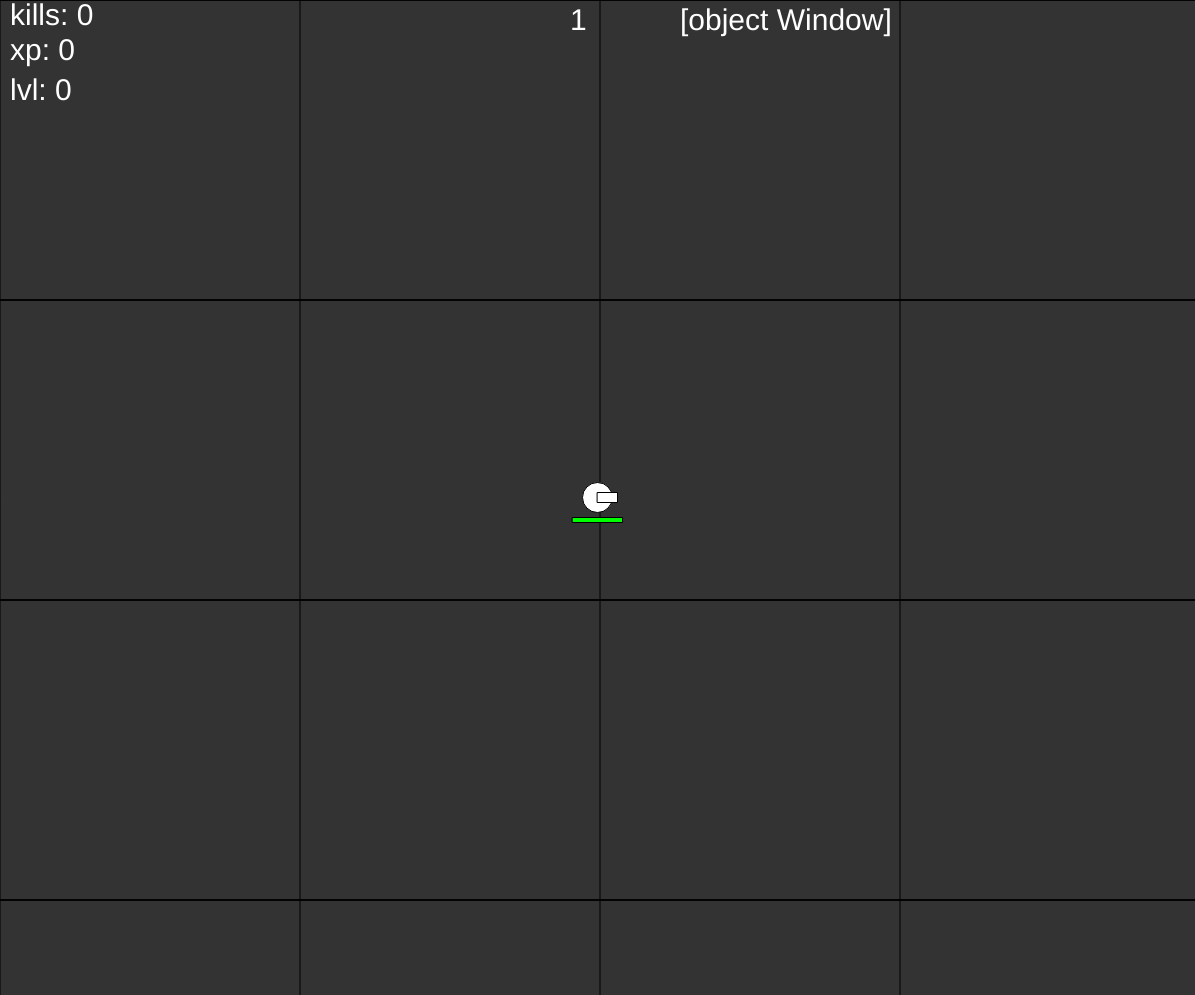
Frame 1 (no input)
Frame 60 (no input): identical to frame 1, image omitted
Frame 120 (the mouse pressed at the canvas centre since frame 60): identical to frame 1, image omitted

The p5.js sketch that drew this single still picture (run headless with seeded random() and noise() and a simulated clock; from frame 60 on, the mouse is pressed at the canvas centre):

// p5.js sketch
// ── sketch.js
function setup() {
	canvas = createCanvas(windowWidth-5,windowHeight-5);
	

	player1 = new Player();
	mousePress = false

	enemy = new Enemy(false);
	enemy.spawn(1);


	trail = new Trail();
	grid = new Grid(300,300);
	particle = new Particle();
	eventHandler = new EvenHandler();

	//console.log(particle)

	deathScreenVal = 0;
	frameRateInterval = 0;
}



function draw() {
	//frameRate(20)


	background(51);
	grid.draw();
	
	//trail.draw();


	if (player1.health > 0) {
		//trail.update(player1.vel);
		eventHandler.update();

	} else {

		//Deathscreen
		if (deathScreenVal < 200) {
			deathScreenVal++;
		}
		push();
		fill(255, 0, 0, deathScreenVal);
		rect(0, 0, width, height);

		fill(255, 255, 255, deathScreenVal);
		textSize(60)
		textAlign(CENTER)
		text("You died", width/2, height/2)
		pop();
	}


	//Removing projectiles when they exceed the travel dist
	for (i = 0; i < player1.projectiles.length; i++) {
		player1.projectiles[i].update();
		if (player1.projectiles[i].currTravelDist > player1.projectiles[i].travelDist) {
			player1.projectiles.splice(i, 1);
		}
	}
	
	player1.update(player1.projectileAngle);

	//particle.particlesArr.update();


	



	push();
	fill(255);
	textSize(30)
	if (frameRateInterval > 10) {
		frames = frameRate().toFixed(1)
		frameRateInterval = 0;
	} else {
		frameRateInterval++
	}
	text(frames, 680, 30)

	text(enemy.enemies.length, 570, 30)
	pop();



	//Delete enemies from arr if there are too many
	if (enemy.enemies.length > 300) {
		for (i = 300; i < enemy.enemies.length; i++) {
			enemy.enemies.splice(i, 1);
		}
	}


	//Big loop
	for (i = 0; i < maxRender; i++) {

		currentEnemy = enemy.enemies[i];

		if (currentEnemy == null) {
			break;
		}
		if (player1.isAlive) {
			currentEnemy.update();
		}

		for (j = 0; j < enemy.enemies.length; j++) {
			if (enemy.enemies[j] == null) {
				break;
			}
			//Check if the distance between objects is enough to check the collision
			if (dist( currentEnemy.pos.x, currentEnemy.pos.y, enemy.enemies[j].pos.x, enemy.enemies[j].pos.y) < currentEnemy.side*2 + 200 ) {

				if (i != j && CollisionDetectionSquares(currentEnemy, enemy.enemies[j], true)) {
					currentEnemy.pushAway(enemy.enemies[j]);
					enemy.enemies[j].pushAway(currentEnemy);
				}
			}
		}
		if (player1.isAlive) {
			//Check if the distance between objects is enough to check the collision
			if (dist( currentEnemy.pos.x, currentEnemy.pos.y, player1.pos.x, player1.pos.y ) < player1.side + currentEnemy.side + 50 ) {
				if ( CollisionDetectionSquares(currentEnemy, player1, false) ) {
					currentEnemy.pushAway(player1);
					if (currentEnemy.isHitCharged()) {
						push();
						fill(255, 0, 0, 70);
						rect(0, 0, width, height);
						pop();
						player1.takeDamage(currentEnemy.damage)
						currentEnemy.hitInterval = 0;
					}
				}
			}
		}
			


		//Collision between projectiles and enemies
		for (k = 0; k < player1.projectiles.length; k++) {
			if (enemy.enemies.length > 0 && player1.projectiles.length > 0) {
				if (CollisionDetectionSquares(enemy.enemies[i], player1.projectiles[k], false)) {

					//If the currenct piercing object is the same, dont deal any damage
					if (enemy.enemies[i].lastPiercingObject != player1.projectiles[k].uid) {

						
						enemy.enemies[i].takeDamage(player1.damage);
						player1.projectiles[k].piercingForce -= enemy.enemies[i].armor;
						
						//Enemy death
						if (enemy.enemies[i].health <= 0) {
							player1.kills++;
							player1.xp += enemy.enemies[i].xpDrop;


							particle.spawn(15, enemy.enemies[i], player1.projectiles[k].destination);


							//console.log("Killed enemy XP:", enemy.enemies[i].xpDrop)
							enemy.enemies.splice(i, 1);
						} else {
							enemy.enemies[i].lastPiercingObject = player1.projectiles[k].uid;
						}
						
						//Projectile death
						if (player1.projectiles[k].piercingForce <= 0) {
							player1.projectiles.splice(k, 1);
						}
					}
				}
			}
		}
		
		// if (particle.particlesArr.length > 0 && i < particle.particlesArr.length) {
		// 	//drawing particles
		// 	particle.particlesArr[i].update();

			
		// 	if (particle.particlesArr[i].opacity < 0) {
		// 		particle.particlesArr.splice(i, 1);
		// 	}
		// }
	}
	if (particle.particlesArr.length > 0) {
		particle.update();
	}

	//drawing particles
	//for (u = 0; u < particle.particlesArr.length; u++) {

		//particle.particlesArr[u].update();
		
		
		//if (particle.particlesArr[u].opacity < 1) {
		//	particle.particlesArr.splice(u, 1);
		//}
	//}
}

// ── collisionDetectionSquares.js
function CollisionDetectionSquares(obj1, obj2, offset) {

	if (obj1 != null && obj2 != null) {
		if (obj2.klass != "circle") {
			obj1Middle = createVector(obj1.pos.x + obj1.side/2, obj1.pos.y + obj1.side/2);
			obj2Middle = createVector(obj2.pos.x + obj2.side/2, obj2.pos.y + obj2.side/2);
		} else {
			obj1Middle = createVector(obj1.pos.x + obj1.side/2, obj1.pos.y + obj1.side/2);
			obj2Middle = createVector(obj2.pos.x, obj2.pos.y);
		}
		deltaY = Math.abs((obj2Middle.y - obj1Middle.y));
		deltaX = Math.abs((obj2Middle.x - obj1Middle.x));


		// this.update = function() {

		// 	if (obj2.klass != "circle") {
		// 		obj1Middle = createVector(obj1.pos.x + obj1.side/2, obj1.pos.y + obj1.side/2);
		// 		obj2Middle = createVector(obj2.pos.x + obj2.side/2, obj2.pos.y + obj2.side/2);
		// 	} else {
		// 		obj1Middle = createVector(obj1.pos.x, obj1.pos.y);
		// 		obj2Middle = createVector(obj2.pos.x, obj2.pos.y);
		// 	}

		// 	deltaY = Math.abs((obj2Middle.y - obj1Middle.y));
		//  	deltaX = Math.abs((obj2Middle.x - obj1Middle.x));
		//  	if (deltaY < 1 && deltaX < 1) {
		// 		deltaY = 1;
		// 		deltaX = 1;
		// 	}

		// 	trueDeltaY = obj2Middle.y - obj1Middle.y
		// 	trueDeltaX = obj2Middle.x - obj1Middle.x

		// }



		//	THIS FUNCTION CALCULATES THE MOVING RECTS "IN BOX LINE" AND MULTIPLIES IT BY 2, NEED TO CALCULATE THE OTHER BOXE'S "IN BOX LINE"

		//line(obj1Middle.x, obj1Middle.y, obj2Middle.x, obj2Middle.y);

		vectorLine = obj2Middle.sub(obj1Middle);
		if (deltaX < obj1.side/2 + obj2.side/2 || deltaY > obj1.side/2 + obj2.side/2) {
			vectorLineAngle = degrees(atan(deltaX/deltaY))
		} else {
			vectorLineAngle = degrees(atan(deltaY/deltaX));
		}


		//Converting to angleMode DEGREES so the cos() function can handle the cosine of the angle calculation
		angleMode(DEGREES);
		vectorLineInBoxLengthObj1 = ( (obj1.side/2) / cos(vectorLineAngle) );
		vectorLineInBoxLengthObj2 = ( (obj2.side/2) / cos(vectorLineAngle) );
		//Converting back to angleMode RADIANS so it doesn't mess up other calculations
		angleMode(RADIANS);


		//hypotenuse formula:
		vectorLineLength = sqrt(sq (Math.abs(vectorLine.x)) + sq (Math.abs(vectorLine.y)));


		if (offset) {
			offset = obj1.side/2 *0.2;
		} else {
			offset = 0;
		}
		//Calculating the collision with trigonometry:
		if (vectorLineLength < vectorLineInBoxLengthObj1 + offset + vectorLineInBoxLengthObj2 + offset) {
			return true;
		} else {
			return false;
		}
	}
}
// ── config.js
//PLAYER
    //PLAYER MOVEMENT
    playerMvmSpeed = 0.40;
    playerMvmSpeedLimit = 4;
    playerRotateSpeed = 0.05;

    playerControlls = {shooting: "keyboard", rotating: "keyboard"};

    //PLAYER WEAPONS
    playerWeaponType1 = {name: "pistol", klass: 'rectangle', shootingSpeed: 40, damage: 5, projectilePiercingForce: 1, projectileVelocity: 20, projectileAmount: 1,
                        projectileTravelDist: 1100, accuracy: 100, rapidFire: true, projectileHeight: 15, projectileWidth: 10, projectileColor: [255, 209, 0], outline: false};

    playerWeaponType2 = {name: "shotgun", klass: 'rectangle', shootingSpeed: 20, damage: 5, projectilePiercingForce: 2, projectileVelocity: 25, projectileAmount: 5,
                        projectileTravelDist: 800, accuracy: 100, rapidFire: false, projectileHeight: 15, projectileWidth: 10, projectileColor: [255, 209, 0], outline: false};


    playerWeaponType3 = {name: "ray of doom", klass: 'rectangle', shootingSpeed: 60, damage: 10, projectilePiercingForce: 100, projectileVelocity: 60, projectileAmount: 1,
                        projectileTravelDist: 2000, accuracy: 100, rapidFire: false, projectileHeight: 70, projectileWidth: 10, projectileColor: [0, 161, 255], outline: false};


    playerWeaponsArr = [playerWeaponType1, playerWeaponType2, playerWeaponType3];
    playerCurrWeapon = 1;

    //PLAYER OTHER
    playerHealth = 100;





//ENEMY

    //TYPE 1 - normal
    enemyType1 = {mvmSpeed: 0.4, mvmSpeedLimit: 2.1, damage: 2, hitSpeed: 1.5, health: 2, armor: 1, side: 20, color: [255,0,0,255], outline: true}
    
    //TYPE 2 - tank
    enemyType2 = {mvmSpeed: 0.18, mvmSpeedLimit: 2, damage: 3, hitSpeed: 2, health: 10, armor: 5, side: 50, color: [0,0,255,255], outline: true}

    //TYPE 3 - quick
    enemyType3 = {mvmSpeed: 1, mvmSpeedLimit: 3.1, damage: 4, hitSpeed: 2.5, health: 1, armor: 0, side: 10, color: [0,255,0,255], outline: true}
    
    //TYPE 4 - stealth
    enemyType4 = {mvmSpeed: 1, mvmSpeedLimit: 3.1, damage: 4, hitSpeed: 2.5, health: 1, armor: 0, side: 20, color: [100,100,100,55], outline: false}
    
    enemiesArr = [enemyType1, enemyType2, enemyType3, enemyType4];


//GLOBAL
    maxRender = 150;
// ── enemy.js
class Enemy {
    constructor(arg) {
        this.enemies = [];
        if (arg != false) {

            if ( random(1) > 0.5) {
                this.pos = createVector(random(-width, 0), random(-height, height*2));
            } else {
                this.pos = createVector(random(width, width*2), random(-height, height*2));
            }

            //this.pos = createVector(500, 300);

            this.hitInterval = 0;
            this.vel = createVector(0, 0);
            this.acc = createVector(0,0)
            this.lastPiercingObject = -1;
            this.klass = 'enemy';
            

            this.currType = enemiesArr[1]
            this.currType = enemiesArr[Math.round(random(enemiesArr.length-1))];
            //RETURNS HASH

            
            this.lvl = player1.lvl + ( Math.round(random(1,3) ) );
            this.xpDrop = player1.lvl + this.lvl * Math.round(random(5,10));
            
            this.mvmSpeed = this.currType.mvmSpeed;
            this.mvmSpeedLimit = this.currType.mvmSpeedLimit;
            this.damage = this.currType.damage;
            this.hitSpeed = this.currType.hitSpeed;
            this.health = this.currType.health * (this.lvl + 1);
            this.maxHealth = this.health;
            this.armor = this.currType.armor;
            this.side = this.currType.side;
            this.color = this.currType.color;
            this.outline = this.currType.outline;


            //console.log(this.mvmSpeed, this.mvmSpeedLimit, this.damage, this.hitSpeed, this.health, this.side, this.color)
            
        }
    }

    spawn(amount) {
        for (this.i = 0; this.i < amount; this.i++) {
            this.enemies.push(new Enemy());
        }
    }

    takeDamage(damage) {
        this.health -= damage;
    }

    isHitCharged() {
        if (this.hitInterval % (60 / this.hitSpeed) == 0) {
            return true;
        } else {
            return false;
        }
    }

    update() {
        if (this.hitInterval < 60 / this.hitSpeed) {
            this.hitInterval++; 
        }

        this.cameraMove = createVector(-player1.vel.x, -player1.vel.y);
        this.pos.add(this.cameraMove);


        //push();
        //translate(this.side/2, this.side/2)
        this.destination = createVector(width/2 - this.side/2, height/2 - this.side/2);
        this.destination.sub(this.pos);
        this.destination.setMag(0.4);
        this.acc = this.destination;

        this.vel.add(this.acc);
        this.pos.add(this.vel);
        this.vel.limit(this.mvmSpeedLimit);
        if (!this.outOfBounds()) {        
            this.draw();
        }
        //pop();
        
    }

    outOfBounds() {
        if (this.pos.x + this.side < 0 || this.pos.y + this.side < 0) {
            return true;
        } else if (this.pos.x > width || this.pos.y > height) {
            return true;
        }
    }
    
    draw() {
            push();
            this.outline === true ? stroke(255) : noStroke();
            this.colorIntensity = (this.health / this.maxHealth);
            fill(this.color[0] * this.colorIntensity,
                 this.color[1] * this.colorIntensity,
                 this.color[2] * this.colorIntensity,
                 this.color[3]);

            rect(this.pos.x, this.pos.y, this.side, this.side);  
            pop();
    }

    pushAway(other) {
        this.pushForce = createVector(other.pos.x, other.pos.y);
        this.pushForce.sub(this.pos);
        this.pushForce.mult(-1);
        if (other.klass == 'circle') {
            this.pushForce.setMag(this.mvmSpeedLimit *1.15);
        } else {
            this.pushForce.setMag(this.mvmSpeed);
        }

        this.pos.add(this.pushForce);
    }

}
// ── eventHandler.js
class EvenHandler {
    constructor() {

		this.shooting = false;
		this.reloaded = true;

    }



    update(mousePress) {
		this.isKeyPressed = false;
        if (keyIsDown(87)) { player1.applyForce(createVector(0, -playerMvmSpeed)), this.isKeyPressed = true;} //W
        if (keyIsDown(83)) { player1.applyForce(createVector(0, playerMvmSpeed)), this.isKeyPressed = true;} //S
        if (keyIsDown(65)) { player1.applyForce(createVector(-playerMvmSpeed, 0)), this.isKeyPressed = true;} //A
        if (keyIsDown(68)) { player1.applyForce(createVector(playerMvmSpeed, 0)), this.isKeyPressed = true;} //D
        

		if (keyIsDown(78)) { //N
			for (i = 0; i < enemy.enemies.length; i++) {
				enemy.enemies.splice(i, 1);
			}
		}

		if (keyIsDown(70)) { enemy.spawn(25) } //F
		if (keyIsDown(67)) { enemy.spawn(1) } //C

		if (keyIsDown(UP_ARROW)) { frameRate(60) }
		if (keyIsDown(DOWN_ARROW)) { frameRate(5) }


		if (playerControlls['rotating'] == 'mouse') {
			this.vMouse = createVector(mouseX-width/2, mouseY-height/2);
			player1.projectileAngle = this.vMouse.heading()
		} else if (playerControlls['rotating'] == 'keyboard') {
			if (keyIsDown(LEFT_ARROW)) {
				player1.projectileAngle -= playerRotateSpeed;
			}
			if (keyIsDown(RIGHT_ARROW)) {
				player1.projectileAngle += playerRotateSpeed;
			}
		}


		if ( playerControlls['shooting'] == 'mouse' ) {
			//Player this.shooting mouse
			if (mouseIsPressed) { if (mouseButton === LEFT) {this.shooting = true} }
			if (!mouseIsPressed) { if (mouseButton === LEFT) {this.shooting = false} }

			if (player1.weapon['rapidFire'] && this.shooting) {
				player1.shoot();
			} else {
				if (this.reloaded && this.shooting) {
					player1.shoot();
					this.reloaded = false;
				}
				if (!mouseIsPressed) { if (mouseButton === LEFT) {this.reloaded = true} }
			}

		} else if ( playerControlls['shooting'] == 'keyboard') {
			//Player this.shooting keyboard

			if (keyIsDown(32)) { this.shooting = true } else { this.shooting = false }

			if (player1.weapon['rapidFire'] && this.shooting) {
				player1.shoot();
			} else {
				
				if (this.reloaded && this.shooting) { player1.shoot(), this.reloaded = false }
				if (!keyIsDown(32)) { this.reloaded = true }
			}
		}



		//Slows the player down if no movement keys are pressed
		if (!this.isKeyPressed && Math.abs(player1.vel.x) > 0 || Math.abs(player1.vel.y) > 0) {
			player1.applyForce(createVector(-player1.vel.x * 0.1, -player1.vel.y * 0.1));
		}
    }

}

//NOT FINISHED
// ── grid.js
class Grid {
    constructor(xIncrement, yIncrement) {
        this.xIncrement = xIncrement;
        this.yIncrement = yIncrement;
        this.offset = createVector(0,0);
        this.x = 0;
        this.y = 0;
    }
    
    draw() {
        this.cameraMove = createVector(-player1.vel.x, -player1.vel.y);
        this.offset.add(this.cameraMove);

        if (this.offset.x > this.xIncrement) {
            this.offset.x = 0;
        } else if (this.offset.y > this.yIncrement) {
            this.offset.y = 0;
        }


        for (this.x = this.offset.x; this.x < width; this.x += this.xIncrement) {
            for (this.y = this.offset.y; this.y < height; this.y += this.yIncrement) {
                line(0, this.y, width, this.y);
            }
            line(this.x, 0, this.x, height);
        }
    }


}
// ── particles.js
class Particle {
    constructor(obj, vel, pos) {
        
        if (obj != null) {
            this.color = obj.color;
            this.side = obj.side/4;
            this.lifespan = 60 * 3;
            this.opacity = 255;
            this.projectileVel = vel;
            this.enemyObj = obj;
            this.pos = pos;

            //console.log(this.pos)

            //this.pos = createVector( random(obj.pos.x, obj.pos.x + obj.side), random(obj.pos.y, obj.pos.y + obj.side))

            this.move = createVector( (this.projectileVel.x * 0.3) + this.enemyObj.vel.x + random(-1, 1), (this.projectileVel.y * 0.3) + this.enemyObj.vel.y + random(-1, 1));
            
            
            this.airResistance = createVector(-this.move.x * 0.3, -this.move.y * 0.3)
            
        } else {
            this.particlesArr = [];
        }
    }
    
    //  BROKEN; DONT WORK
    update() {
        for (this.i = 0; this.i < this.particlesArr.length; this.i++) {

            
            this.cameraMove = createVector(-player1.vel.x, -player1.vel.y);
            
            this.particlesArr[this.i].pos.add(this.cameraMove);

            this.particlesArr[this.i].pos.add(this.particlesArr[this.i].move);
            
            this.particlesArr[this.i].pos.add(this.particlesArr[this.i].airResistance);
            
            if (!this.outOfBounds(this.particlesArr[this.i])) {
                this.particlesArr[this.i].draw();
            }
            if (this.particlesArr[this.i].opacity < 1) { this.particlesArr.splice(this.i, 1); }
        }
    }
    
    draw() {
        push();
        //for (this.i = 0; this.i < this.particlesArr.length; this.i++) {
            this.lifespan--;

            if (this.lifespan < 1) { this.opacity -= 2 }
            noStroke();
            fill(this.color[0], this.color[1], this.color[2], this.opacity);
            rect(this.pos.x, this.pos.y, this.side, this.side);

        //}
        pop();
    }

    mapPos() {
        // for (this.i = 0; this.i < this.particlesArr.length; this.i++) {

        // }
    }

    outOfBounds(obj) {
        if (obj.pos.x + obj.side < 0 || obj.pos.y + obj.side < 0) {
            return true;
        } else if (obj.pos.x > width || obj.pos.y > height) {
            return true;
        }
    }


    spawn(amount, obj, vel) {
        //this.pos = 0;
        for (this.i = 0; this.i < amount; this.i++) {
            this.particlesArr.push(new Particle(obj, vel, this.pos));
        }

        //SET POS HERE, USE BACKWARDS LOOP, YOU DONT WANT TO CHANGE THE POS OF ALL THE ALREADY EXISTING PARTICLES
        //let i;
        let xOffset = 0
        let yOffset = 0
        for (let i = this.particlesArr.length-1; i > this.particlesArr.length-1-amount; i--) {

            this.pos = createVector(obj.pos.x + xOffset, obj.pos.y + yOffset)

            xOffset += this.particlesArr[i].side
            if (xOffset  >= obj.side) {
                yOffset += this.particlesArr[i].side
                xOffset = 0
            }

            //this.pos = createVector(obj.pos.x, obj.pos.y)
            this.particlesArr[i].pos = this.pos
        }
    }


}
// ── player.js
class Player {
    constructor() {
        this.vel = createVector(0, 0);
        this.acc = createVector(0, 0);
        this.pos = createVector(width/2, height/2);
        this.projectiles = [];
        this.klass = "circle";
        this.isAlive = true;
        this.shootInterval = 60;
        this.projectileAngle = 0;
        this.side = 30;
        this.shooting = false;

        this.weapon = playerWeaponsArr[playerCurrWeapon]; //returns hash
        
        this.health = playerHealth;
        this.shootingSpeed = this.weapon.shootingSpeed;
        this.damage = this.weapon.damage;
        


        this.kills = 0;
        this.xp = 0;
        this.nextLvlXp = 10;
        this.lvl = 0;
    }

    applyForce(force) {
        this.acc.add(force);
    }
    shoot() {
        push();
        rotate(this.projectileAngle);

        this.drawPos = createVector(width/2, height/2 );

        if (this.shootInterval - this.shootingSpeed <= 0) {
            if (this.weapon.projectileAmount > 1) {
                this.shootingAngle = this.projectileAngle - this.weapon.projectileAmount / 20
            }

            for (this.i = 0; this.i < this.weapon.projectileAmount; this.i++) {

                //this.drawPos = createVector(width/2 + (this.weapon['projectileHeight'] * this.i), height/2 );
                //console.log(this.weapon['projectileAmount'])
                
                this.projectiles.push(new Projectile(this.drawPos, this.shootingAngle + (this.i / 10) , this.weapon));
                this.shootInterval = 60;
            }
        }
        pop();
    }
    takeDamage(damage) {
        this.health -= damage;
        if (this.health <= 0) {
            this.isAlive = false;
            this.vel.mult(0);
        }
    }

    healthBar() {
        push();
        fill(0, 255, 0, 255);

        rect(width/2 - (this.health/2) /2, //X
            height/2 + this.side/2 + 5, //Y
            (this.health) /2, 5);  //Width & Height

        pop();
    }

    update() {
        if (this.isAlive) {
            
            if (this.xp >= this.nextLvlXp) {
                this.lvl++
                this.nextLvlXp *= 2;
            }

            this.shootInterval--;

            this.vel.add(this.acc);
            this.vel.limit(playerMvmSpeedLimit);
            this.acc.mult(0);
            this.draw(this.projectileAngle);
            this.healthBar();
        }
    }

    draw(angle) {
        textSize(30);
        fill(255);
        text("kills: " + this.kills, 10, 25);
        text("xp: " + this.xp, 10, 60);
        text("lvl: " + this.lvl, 10, 100);
        push();
        this.angle = angle;
        translate(width/2, height/2)
        rotate(angle);
        ellipse(0, 0, this.side, this.side);
        rect(0, -5, 20, 10);
        pop();
    }

    
}
// ── projectile.js
class Projectile {
    constructor(pos, angle, vel) {
        this.vel = vel;
        this.klass = "circle";
        this.side = playerProjectileSize;
        this.muzzlePos = 15;
        this.destination = p5.Vector.fromAngle(angle);
        this.pos = createVector(pos.x + (this.destination.x * this.muzzlePos),
                                pos.y + (this.destination.y * this.muzzlePos));
        this.piercingForce = playerProjectilePiercingForce;
        this.piercedAmount = 0;
        this.uid = random(99999);
        //this.maxTravelDist = playerProjectileTravelDist;
        this.currTravelDist = 0;
        this.projectileRotation
    }
    
    update() {
        this.destination.setMag(this.vel);
        this.cameraMove = createVector(-player1.vel.x, -player1.vel.y);
        this.pos.add(this.cameraMove)

        this.pos.add(this.destination);
        this.draw();
        this.currTravelDist += Math.abs(this.destination.x)
        this.currTravelDist += Math.abs(this.destination.y)

    }

    draw() {
        push();
        noStroke();
        fill(playerProjectileColor[0], playerProjectileColor[1], playerProjectileColor[2]);
        translate(this.pos.x, this.pos.y);
        //Rotating the projectile before it leaves the player
        if (this.currTravelDist < 1) {
            this.projectileRotation = player1.projectileAngle;
        }
        rotate(this.projectileRotation)
        rect(0, 0, this.side, this.side/2 -2);
        //translate(0,0);
        pop();
    }
    outOfBoundaries() {
        if (this.pos.x + this.side > width) {
            return true;
        } else if (this.pos.x - this.side < 0) {
            return true;
        } else if (this.pos.y + this.side > height) {
            return true;
        } else if (this.pos.y - this.side < 0) {
            return true;
        }
    }
}
// ── trail.js
class Trail {
    constructor() {
        this.trailArr = [];
        this.pos = createVector(width / 2, height / 2);
        this.spawnInterval = 0;
        this.spawnSpeed = 10;
        this.side = 3;
        this.opacity = 255;
        
    }
    
    draw() {
        push();
        for (this.i = 0; this.i < this.trailArr.length; this.i++) {
            this.trailArr[this.i].opacity--;
            fill(255, 255, 255, this.trailArr[this.i].opacity);
            noStroke();
            ellipse(this.trailArr[this.i].pos.x, this.trailArr[this.i].pos.y, 5, 5);
            if (this.trailArr[this.i].opacity < 1) {
                this.trailArr.splice(this.i, 1);
            }
        }
        pop();
    }
    
    update(cameraMove) {
        if (player1.vel.x != 0 || player1.vel.y != 0) {
            if (this.spawnInterval % (60 / this.spawnSpeed) == 0) {
                this.trailArr.push(new Trail());
                this.spawnInterval = 0;
            }
        }
        this.cameraMove = createVector(-cameraMove.x, -cameraMove.y);

        for (this.i = 0; this.i < this.trailArr.length; this.i++) {
            this.trailArr[this.i].pos.add(this.cameraMove);
        }

        this.spawnInterval++;
    }


}
